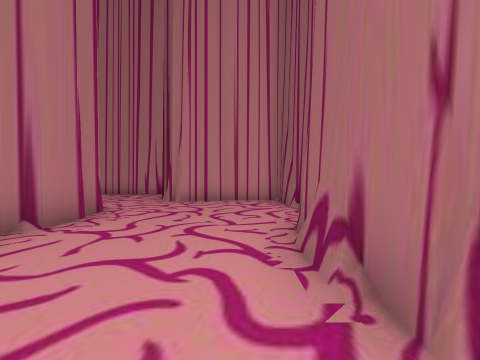
View 1 (above)

16 first-person views from a walk through a scene from a Unity 3-D project. The camera is 1.5 m above the floor, looks level and sees 90° across. The floor is counted in squares, 2 m on a side. Each view is taken from the middle of a square. On the plan, view 1 faces up. The plan holds only what a view shows up to about 9 squares ahead; the rest is blank. The place goes on beyond the plan.

View 2
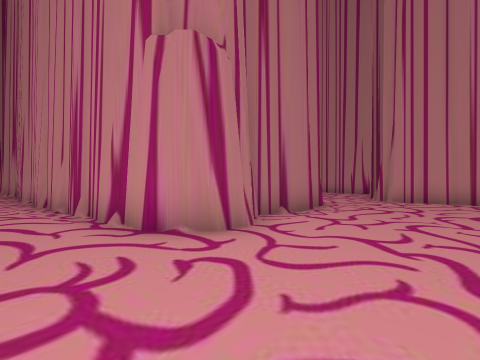

View 3
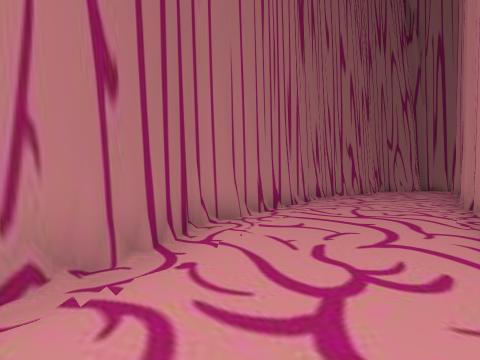

View 4
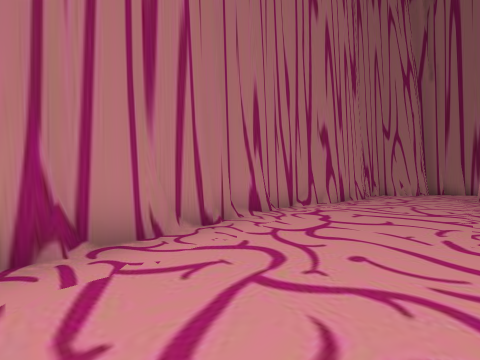

View 5
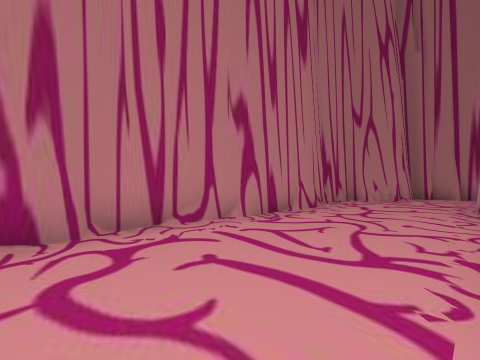

View 6
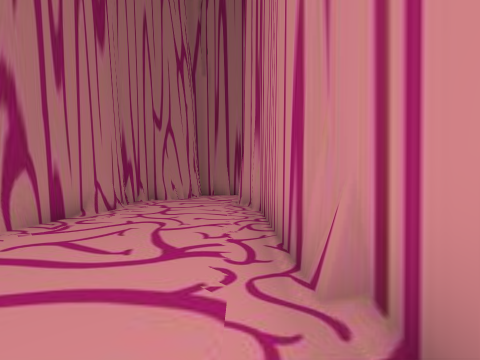

View 7
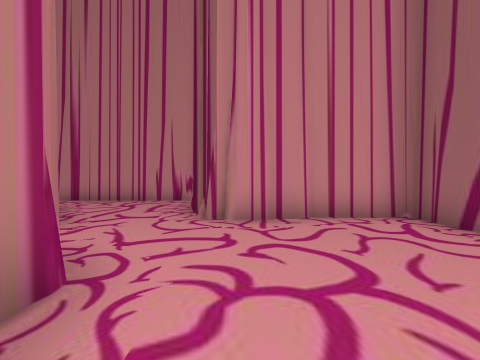

View 8
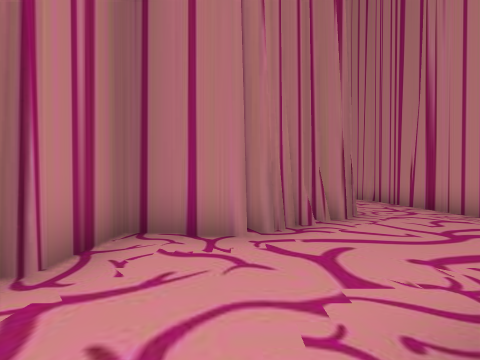

View 9
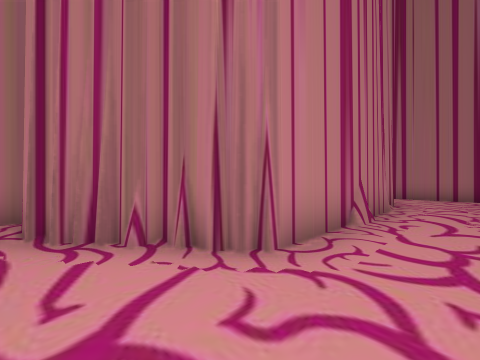

View 10
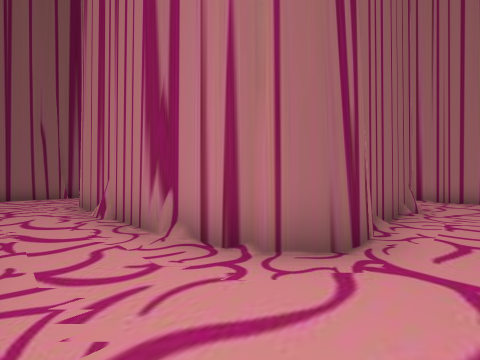

View 11
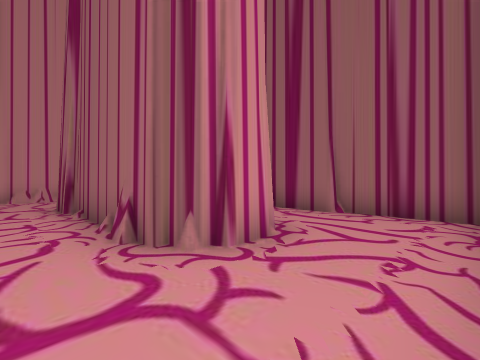

View 12
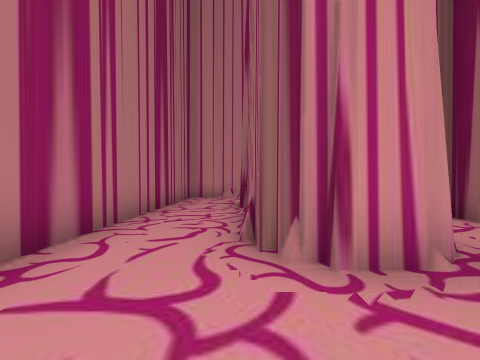

View 13
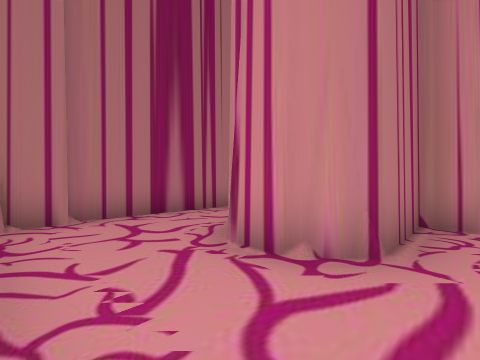

View 14
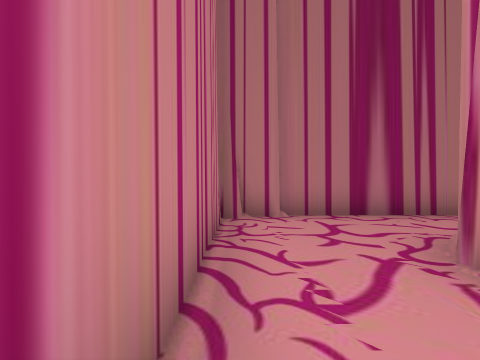

View 15
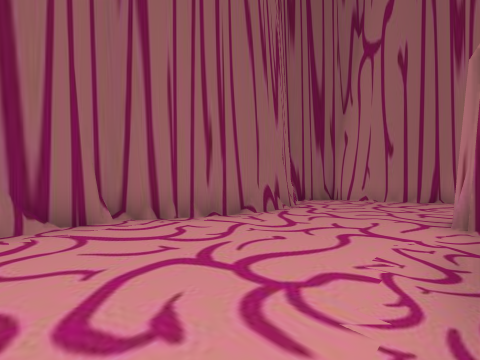

View 16
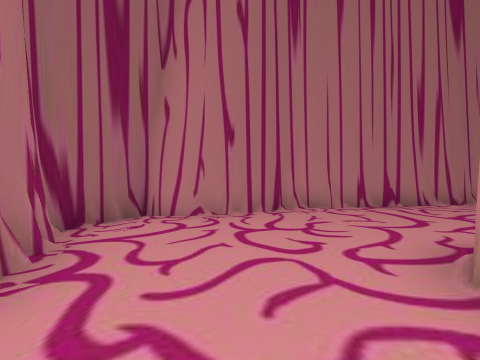

### Floor plan
Key: @ floor where view 1 was taken; # wall or solid block; . floor.
Columns run from 21 left of view 1 to 2 right of it. Each row starts with its distance up from view 1.
 13      ###  #########
 12      #............#
 11      #............#
 10      #..#######...#
  9      #..#     ##..######
  8      #..#      #.......#
  7      #..#####  #.......#
  6      #.###..#  ###.....#
  5      #.###..#    #.....#
  4      #......#    #....##
  3      #......#    #....#
  2      #..... #    ##...#
  1      ######    ####...##
  0     ############.....@.#
 -1 #...#..................#
 -2 #....................###
 -3 ###................###
 -4   ##...........#####
 -5    #############

Where each view was taken, in squares from view 1:
view 1: 0 up, 0 right, facing up
view 2: 1 down, 0 right, facing up-left
view 3: 0 up, 0 right, facing down-left
view 4: 1 down, 5 left, facing down-left
view 5: 1 down, 9 left, facing down-left
view 6: 1 down, 9 left, facing left
view 7: 4 up, 2 left, facing up
view 8: 8 up, 2 left, facing left
view 9: 12 up, 5 left, facing down-left
view 10: 12 up, 15 left, facing down-right
view 11: 2 up, 15 left, facing up-right
view 12: 2 up, 14 left, facing up
view 13: 2 up, 11 left, facing up-left
view 14: 2 up, 11 left, facing left
view 15: 7 up, 3 left, facing down-right
view 16: 3 up, 1 left, facing down
